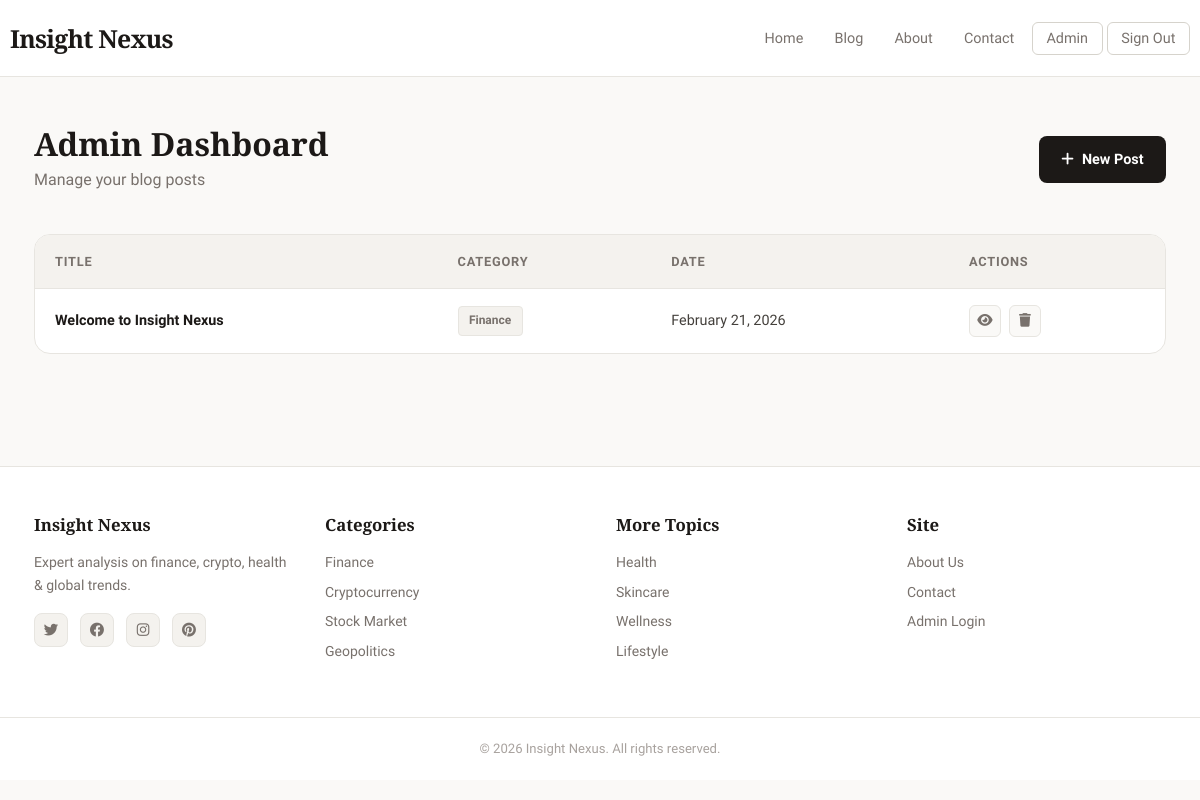
/admin (signed in), run on the app's committed database.
### tables this page shows
CREATE TABLE posts (
                id        INTEGER PRIMARY KEY AUTOINCREMENT,
                title     TEXT    NOT NULL,
                category  TEXT    NOT NULL,
                excerpt   TEXT    NOT NULL,
                content   TEXT    NOT NULL,
                image_url TEXT,
                author    TEXT    DEFAULT 'Insight Nexus',
                created   TEXT    NOT NULL
            );

### app.py (the view)
@app.route('/admin')
def admin():
    if not session.get('admin'):
        return redirect(url_for('signin'))
    db    = get_db()
    posts = db.execute('SELECT * FROM posts ORDER BY id DESC').fetchall()
    db.close()
    return render_template('admin.html', posts=posts)

### app.py (called while the page is built)
def get_db():
    conn = sqlite3.connect(DB_PATH)
    conn.row_factory = sqlite3.Row
    return conn

### templates/admin.html (shortened to what this page needs)
{% extends 'base.html' %}
{% block content %}
<section class="admin-section">
  <div class="container">
    <div class="admin-header">
      <div>
        <h1>Admin Dashboard</h1>
        <p>Manage your blog posts</p>
      </div>
      <a href="{{ url_for('new_post') }}" class="btn-primary">
        <i class="fas fa-plus"></i> New Post
      </a>
    </div>
    {% if posts %}
      <div class="admin-table-wrap">
        <table class="admin-table">
          <thead>
            <tr>
              <th>Title</th>
              <th>Category</th>
              <th>Date</th>
              <th>Actions</th>
            </tr>
          </thead>
          <tbody>
            {% for post in posts %}
              <tr>
                <td>
                  <a href="{{ url_for('post', post_id=post['id']) }}" class="post-link">
                    {{ post['title'] }}
                  </a>
                </td>
                <td><span class="badge">{{ post['category'] }}</span></td>
                <td>{{ post['created'] }}</td>
                <td class="actions">
                  <a href="{{ url_for('post', post_id=post['id']) }}" class="btn-icon" title="View">
                    <i class="fas fa-eye"></i>
                  </a>
                  <form method="POST" action="{{ url_for('delete_post', post_id=post['id']) }}"
                        onsubmit="return confirm('Delete this post?')" style="display:inline">
                    <button type="submit" class="btn-icon btn-danger" title="Delete">
                      <i class="fas fa-trash"></i>
                    </button>
                  </form>
                </td>
              </tr>
            {% endfor %}
          </tbody>
        </table>
      </div>
    {% else %}
      <div class="empty-state">
        <i class="fas fa-pen-nib"></i>
        <p>No posts yet. <a href="{{ url_for('new_post') }}">Create your first post</a></p>
      </div>
    {% endif %}
  </div>
</section>
{% endblock %}

### static/css/style.css (style rules this page uses)
:root { --white: #ffffff; --cream: #faf9f7; --cream-2: #f4f2ee; --cream-3: #eceae5; --ink: #1c1917; --ink-2: #44403c; --ink-3: #78716c; --ink-4: #a8a29e; --accent: #1c1917; --border: #e7e5e0; --border-2: #d6d3cc; --shadow-sm: 0 1px 3px rgba(0,0,0,.06); --shadow-md: 0 4px 16px rgba(0,0,0,.08); --shadow-lg: 0 12px 32px rgba(0,0,0,.10); --radius: 10px; --radius-lg: 16px; }
*, *::before, *::after { box-sizing: border-box; margin: 0; padding: 0; }
html { scroll-behavior: smooth; }
body { font-family: 'Work Sans', sans-serif; background: var(--cream); color: var(--ink); line-height: 1.65; min-height: 100vh; }
a { color: inherit; text-decoration: none; }
.container { max-width: 1180px; margin: 0 auto; padding: 0 24px; }
h1,h2,h3,h4 { font-family: 'Playfair Display', serif; line-height: 1.2; color: var(--ink); }
.admin-section { padding: 3rem 0; }
.admin-header { display: flex; justify-content: space-between; align-items: center; margin-bottom: 2.5rem; }
.admin-header h1 { font-size: 2rem; }
.admin-header p { color: var(--ink-3); margin-top: .25rem; }
.admin-table-wrap { background: var(--white); border: 1px solid var(--border); border-radius: var(--radius-lg); overflow: hidden; }
.admin-table { width: 100%; border-collapse: collapse; }
.admin-table th { text-align: left; padding: 1rem 1.25rem; background: var(--cream-2); font-size: .8rem; font-weight: 700; text-transform: uppercase; letter-spacing: .06em; color: var(--ink-3); border-bottom: 1px solid var(--border); }
.admin-table td { padding: 1rem 1.25rem; border-bottom: 1px solid var(--border); font-size: .9rem; color: var(--ink-2); }
.admin-table tr:last-child td { border-bottom: none; }
.post-link { font-weight: 600; color: var(--ink); }
.badge { display: inline-block; padding: .25rem .65rem; background: var(--cream-2); border: 1px solid var(--border); border-radius: 4px; font-size: .75rem; font-weight: 600; color: var(--ink-3); }
.actions { display: flex; gap: .5rem; }
.btn-icon { width: 32px; height: 32px; display: inline-flex; align-items: center; justify-content: center; background: var(--cream); border: 1px solid var(--border); border-radius: 6px; cursor: pointer; font-size: .85rem; color: var(--ink-3); transition: all .2s; }
.btn-primary { display: inline-flex; align-items: center; gap: .5rem; padding: .7rem 1.4rem; background: var(--ink); color: var(--white); border: none; border-radius: 8px; font-family: 'Work Sans', sans-serif; font-size: .9rem; font-weight: 600; cursor: pointer; transition: background .2s, transform .15s; text-decoration: none; }

### data on the page
posts: title "Welcome to Insight Nexus", category "Finance", created "February 21, 2026"
